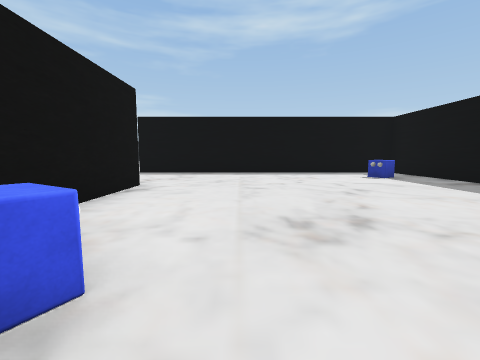
View 1 (above)

23 first-person views from a walk through a Unity game level. The camera is 1.3 m above the floor, tilts 6° down and sees 90° across. The floor is counted in squares, 2 m on a side. Each view is taken from the middle of a square. On the plan, view 1 faces up. The plan holds only what a view shows up to about 9 squares ahead; the rest is blank. The place goes on beyond the plan. The player is left out. Some surface patterns are stand-ins.

View 2
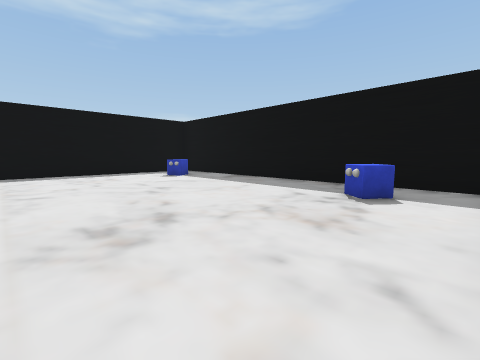

View 3
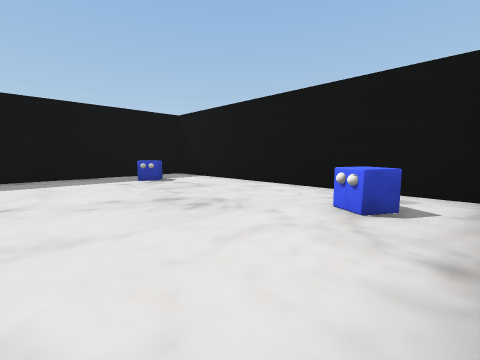

View 4
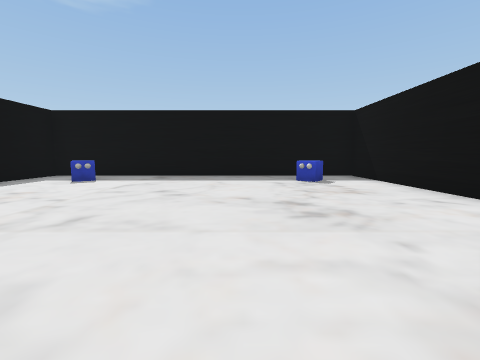

View 5
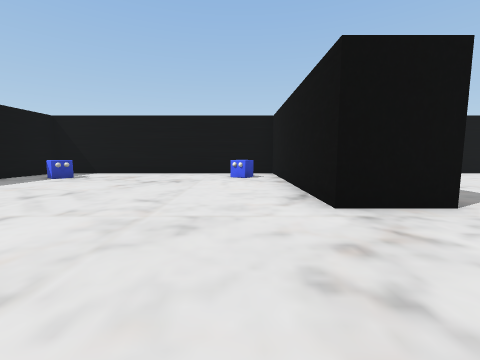

View 6
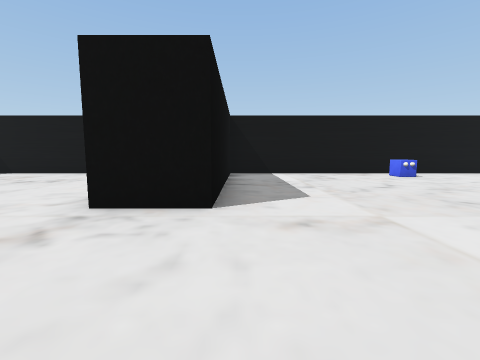

View 7
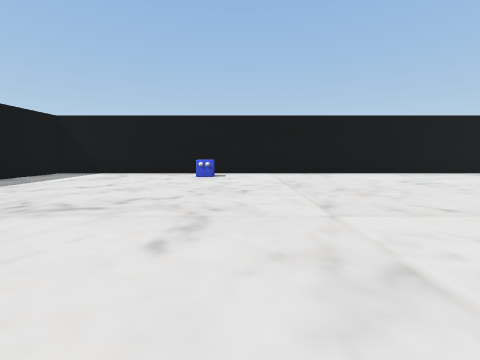

View 8
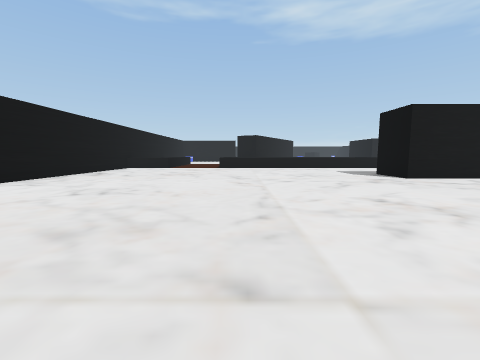

View 9
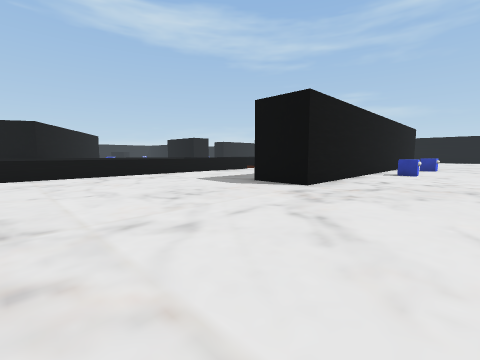

View 10
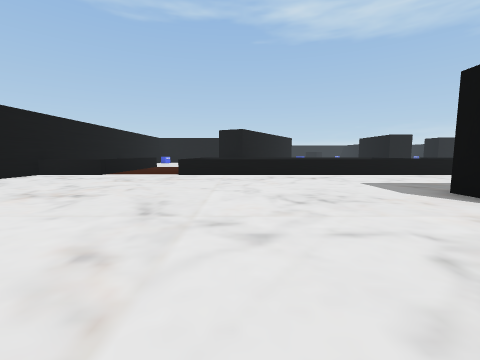

View 11
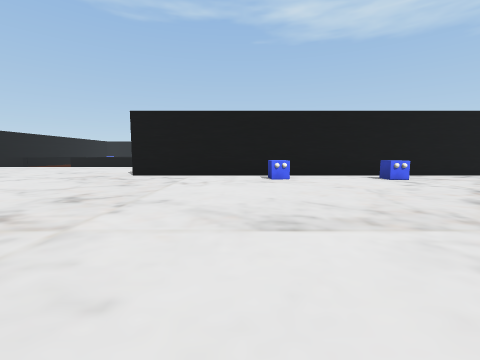

View 12
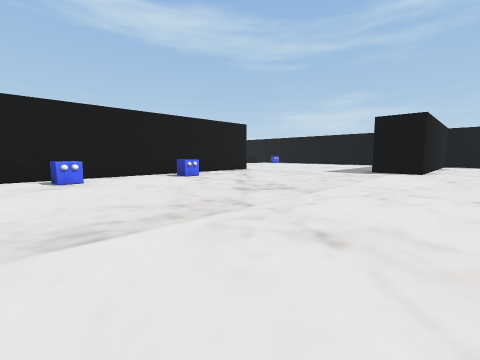

View 13
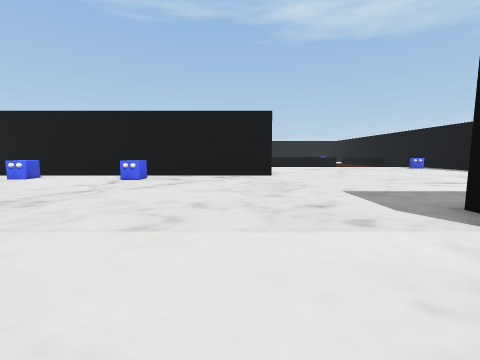

View 14
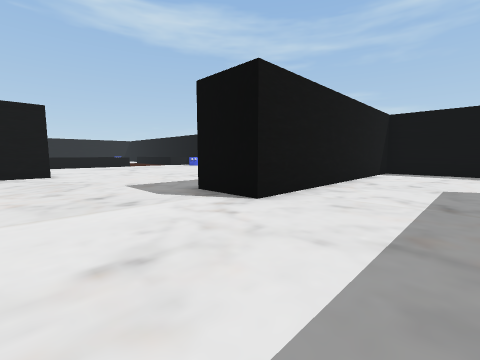

View 15
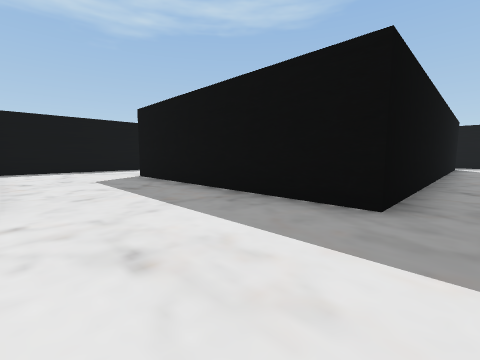

View 16
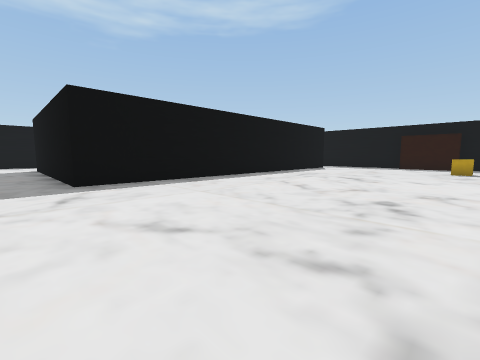

View 17
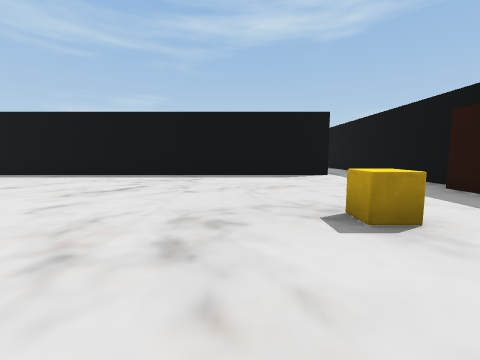

View 18
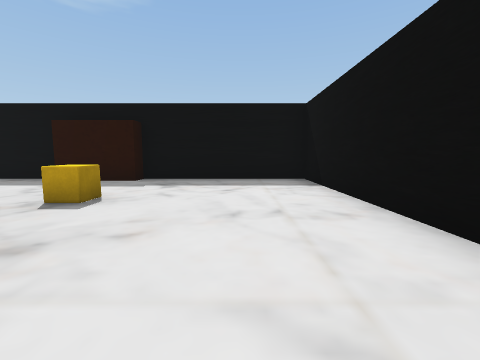

View 19
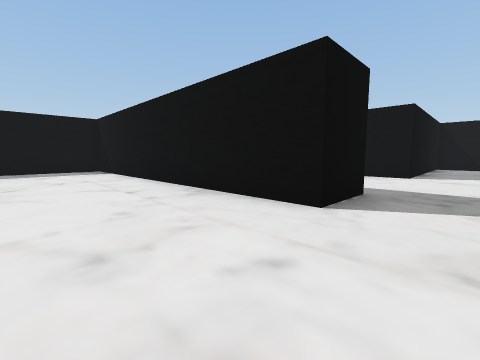

View 20
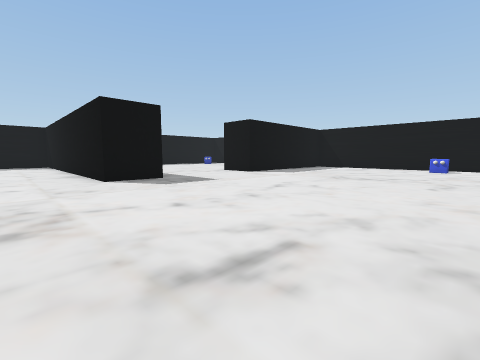

View 21
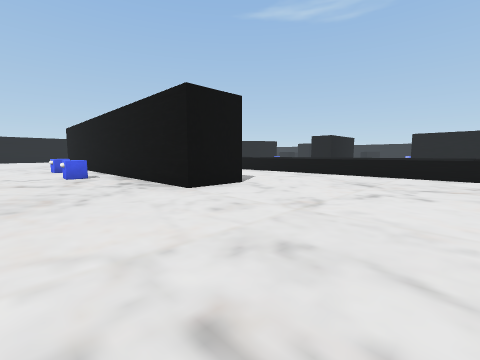

View 22
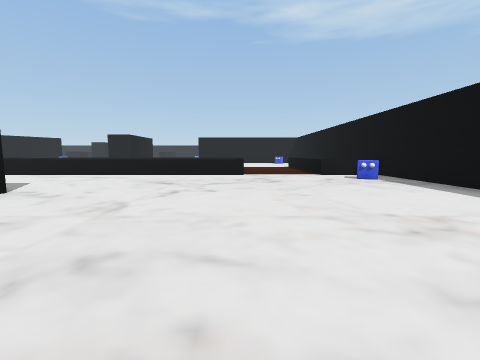

View 23
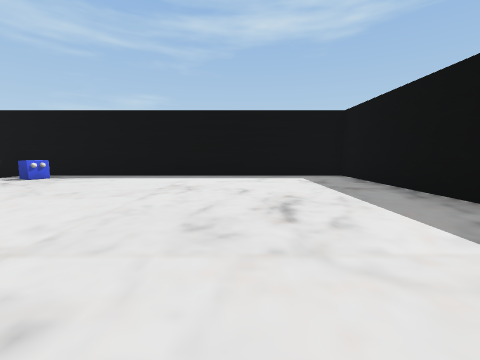

### Floor plan
Key: @ floor where view 1 was taken; # wall or solid block; . floor; ^ raised ledge; B box; O other object.
Columns run from 23 left of view 1 to 6 right of it. Each row starts with its distance up from view 1.
 30 ################
 29  ^..........#....
 28 ^^O.........#....
 27 ............#....
 26 ............#...#
 25  ^..........#...#
 24  ^..........#...#
 23  ^..........#...#
 22  ^..............#
 21  ^...##.........#           .#
 20  ^... #.........###########..#
 19  ^..  #......................#
 18  ^.   #......................#
 17  ^    #O.....................#
 16       #.....................##
 15       #.....................##
 14       #O.................B...#
 13  ^    #........   ...........#
 12  ^.   #......................#
 11  ^... #......................#
 10  ^...##..... .......##########
  9  ^.........  .......##########
  8  ^.........  ................#
  7  ^.........................O.#
  6  ^...........................#
  5  ^..................#........#
  4  ^..................#........#
  3 ....................#........#
  2 ....................#........#
  1 ^^............O.....#.O....O.#
  0  ^..................#..@.....#
 -1 ##############################

Where each view was taken, in squares from view 1:
view 1: 0 up, 0 right, facing up
view 2: 0 up, 0 right, facing up-right
view 3: 4 up, 2 left, facing down-right
view 4: 3 up, 2 left, facing right
view 5: 8 up, 1 left, facing down
view 6: 8 up, 4 left, facing down
view 7: 8 up, 10 left, facing down
view 8: 5 up, 10 left, facing left
view 9: 5 up, 14 left, facing up-left
view 10: 6 up, 14 left, facing left
view 11: 13 up, 9 left, facing left
view 12: 13 up, 9 left, facing up-left
view 13: 20 up, 9 left, facing left
view 14: 20 up, 8 left, facing up-left
view 15: 19 up, 10 left, facing up-right
view 16: 14 up, 8 left, facing up-right
view 17: 12 up, 1 right, facing up
view 18: 12 up, 1 left, facing right
view 19: 13 up, 5 left, facing down-right
view 20: 12 up, 10 left, facing down-right
view 21: 25 up, 14 left, facing down-left
view 22: 25 up, 14 left, facing left
view 23: 22 up, 15 left, facing up
